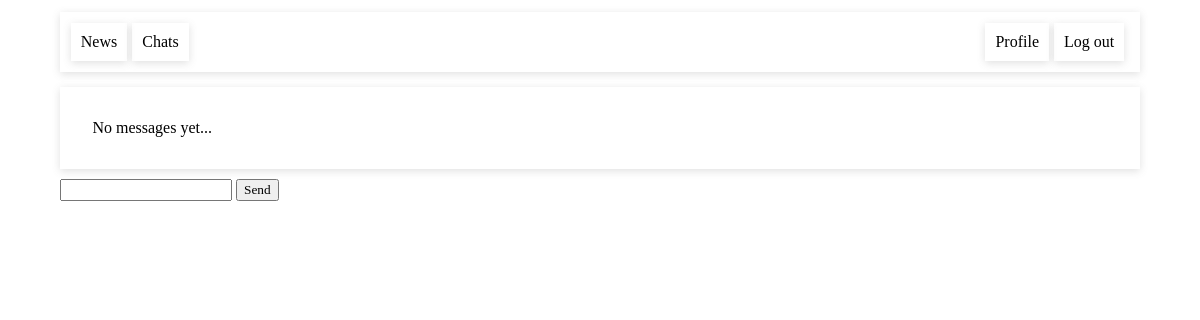
The page /chatlist/4 (signed in) on the database as committed earlier.
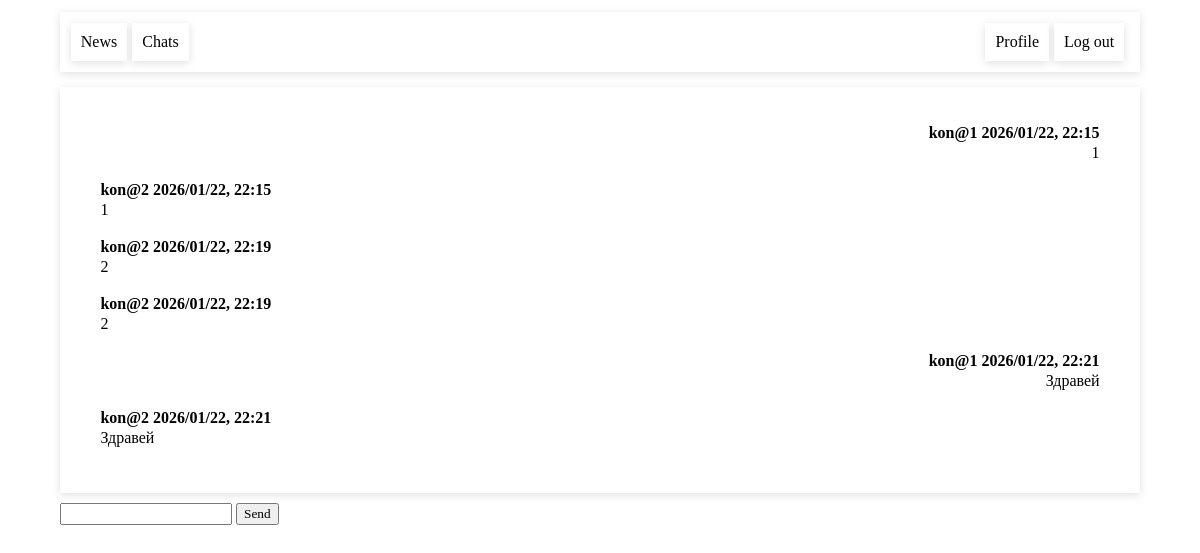
The same page on the database as committed later.
### tables this page shows
CREATE TABLE message (
    id INTEGER PRIMARY KEY,
    text TEXT NOT NULL,
    datetime DATETIME NOT NULL,
    chat_id INTEGER NOT NULL,
    sender_id INTEGER NOT NULL,
    FOREIGN KEY (chat_id) REFERENCES chat(id),
    FOREIGN KEY (sender_id) REFERENCES client(id)
);

CREATE TABLE client (
    id INTEGER PRIMARY KEY,
    email TEXT NOT NULL,
    password TEXT NOT NULL
, about, username);

### main.py (the view)
@app.route('/chatlist/<chat_id>')
@login_required
def chat(chat_id):
    messages = getMessagesByChatId(int(chat_id))
    for i in range(len(messages)):
        messages[i].update({"sender_email": getUserById(messages[i]["sender_id"])["email"]})
    return render_template("chat.html", messages=messages, chat_id=chat_id)

### db/clients.py (called while the page is built)
def getUserById(id):
    connection = get_connection()
    query = "SELECT * FROM client WHERE id = (?)"
    args = (id,)
    cur = connection.execute(query, args)
    res = cur.fetchone()
    cur.close()
    return res

### db/config.py (called while the page is built)
def get_connection():
    connection = sqlite3.connect(DATABASE)
    connection.row_factory = dict_factory
    return connection

def dict_factory(cursor, row):
    d = {}
    for idx, col in enumerate(cursor.description):
        d[col[0]] = row[idx]
    return d

### db/messages.py (called while the page is built)
def getMessagesByChatId(id):
    connection = get_connection()
    connection.execute("""
CREATE TABLE IF NOT EXISTS message (
    id INTEGER PRIMARY KEY,
    text TEXT NOT NULL,
    datetime DATETIME NOT NULL,
    chat_id INTEGER NOT NULL,
    sender_id INTEGER NOT NULL,
    FOREIGN KEY (chat_id) REFERENCES chat(id),
    FOREIGN KEY (sender_id) REFERENCES client(id)
)
    """)
    query = """SELECT * FROM message WHERE chat_id = ?"""
    args = [id]
    cur = connection.execute(query, args)
    res = cur.fetchall()
    cur.close()
    connection.close()
    return res

### main.py (called while the page is built)
def login_required(f):
    @wraps(f)
    def check_permissions(*args, **kwargs):
        client_id = session.get("id")
        if client_id is None:
            return redirect(url_for('sign_in'))
        return f(*args, **kwargs)
    return check_permissions

### templates/chat.html (shortened to what this page needs)
<!DOCTYPE html>
<html>
<head>
  <link href="{{ url_for('static', filename="styles/global.css") }}" rel="stylesheet" type="text/css" />
  <link href="{{ url_for('static', filename="styles/chat.css") }}" rel="stylesheet" type="text/css" />
</head>
<body>
  <div class="main">
      <div class="navigation ">
          <div class="navigation-side">
              {% if session["id"] %}
              <div class="navigation-item">
                  <a href="{{url_for('feed')}}">News</a>
              </div>
              <div class="navigation-item">
                  <a href="{{url_for('chat_list')}}">Chats</a>
              </div>
              {% endif %}
          </div>
          <div class="navigation-side">
              {% if session["id"] %}
              <div class="navigation-item">
                   <a href="{{url_for('profile', client_id = session['id'])}}">Profile</a>
              </div>
              {% else %}
              <div class="navigation-item">
                  <a href="{{url_for('sign_in')}}">Log in</a>
              </div>
              {% endif %}
              {% if session["id"] %}
              <div class="navigation-item">
                  <a href="{{url_for('log_out')}}">Log out</a>
              </div>
              {% endif %}
          </div>
      </div>
      {% if messages|length == 0 %}
    <div class="box">No messages yet...</div>
    {% else %}
    <div class="box" id="messages-holder">
        {% for message in messages %}
        <div>
              {% if message.sender_id != session['id'] %}
              <div class="message left">
                  <div class="message-header">
                      <span class="message-author">{{message.sender_email}}</span>
                      <span class="message-datetime">{{message.datetime}}</span>
                  </div>
                  <div class="message-text">{{message.text}}</div>
              </div>
              {% else %}
              <div class="message right">
                  <div class="message-header">
                      <span class="message-author">{{message.sender_email}}</span>
                      <span class="message-datetime">{{message.datetime}}</span>
                  </div>
                  <div class="message-text">{{message.text}}</div>
              </div>
              {% endif %}
        </div>
        {% endfor %}
    </div>
    {% endif %}
    <input type="text" id="text" autocomplete="off">
    <button onclick="sendMessage()">Send</button>
  </div>
</body>
</html>

### static/styles/global.css (style rules this page uses)
* { font-family: 'Ariel', cursive; margin: 0px; }
a { text-decoration: none; color: black; }
.box { padding: 3%; box-shadow: rgba(99, 99, 99, 0.2) 0px 2px 8px 0px; margin-bottom: 10px; }
.navigation { padding: 1%; box-shadow: rgba(99, 99, 99, 0.2) 0px 2px 8px 0px; margin-bottom: 15px; display: flex; justify-content: space-between; }
.navigation-side { display: flex; justify-content: space-between; }
.navigation-item { text-decoration: none; box-shadow: rgba(99, 99, 99, 0.2) 0px 2px 8px 0px; padding: 10px; color: black; margin-right: 5px; }
.main { margin: 1%; margin-left: 5%; margin-right: 5%; }

### static/styles/chat.css (style rules this page uses)
.message { margin-left: 3px; margin-right: 3px; margin-bottom: 9px; padding: 5px; }
.left { text-align: start; }
.right { text-align: end; }
.message-header { font-weight: bold; margin-bottom: 2px; }
#messages-holder { display: block; max-height: 60vh; overflow: scroll; overflow-x: hidden; }

Rows that differ between the two databases and show on the page:
added message: sender_email "kon@1", datetime "2026/01/22, 22:15", text "1"
added message: sender_email "kon@2", datetime "2026/01/22, 22:15", text "1"
added message: sender_email "kon@2", datetime "2026/01/22, 22:19", text "2"
added message: sender_email "kon@2", datetime "2026/01/22, 22:19", text "2"
added message: sender_email "kon@1", datetime "2026/01/22, 22:21", text "Здравей"
added message: sender_email "kon@2", datetime "2026/01/22, 22:21", text "Здравей"
Other text that changed with them:
text no longer shown: "No messages yet..."
